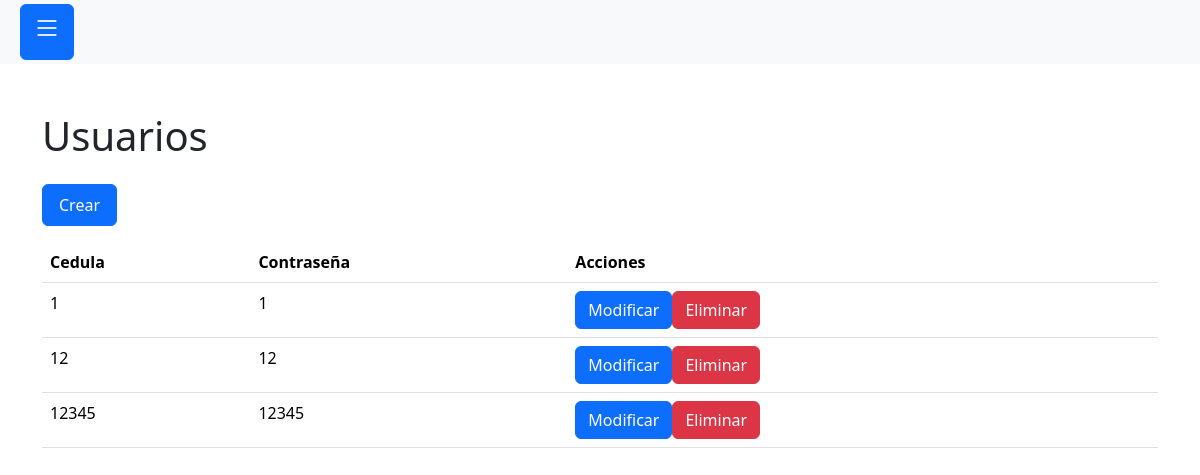
The page /src/controlador/usuarios.php on the database as committed earlier.
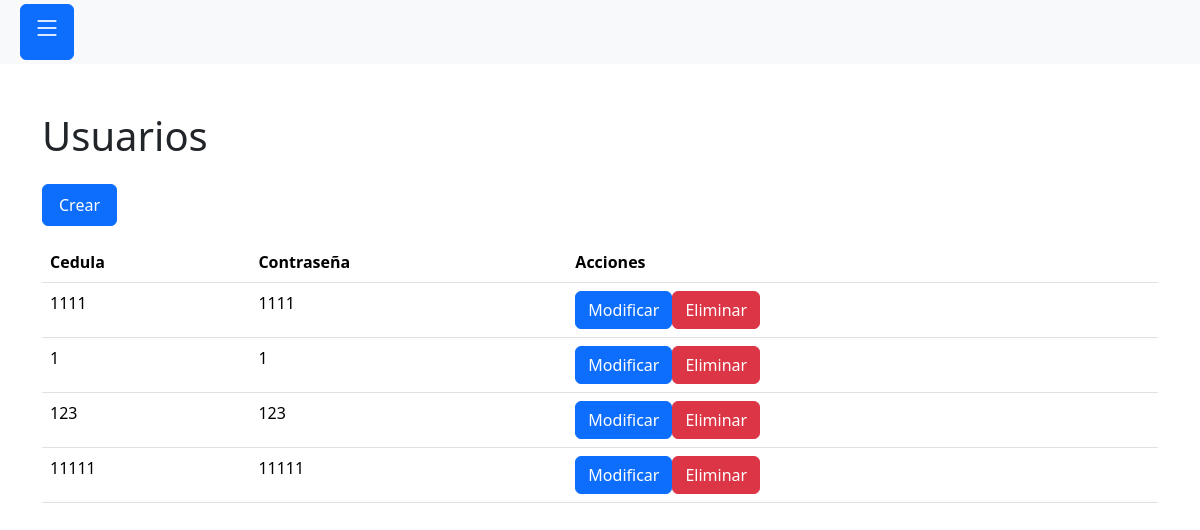
The same page on the database as committed later.
### tables this page shows
CREATE TABLE IF NOT EXISTS `usuario` (
  `cedula` int NOT NULL,
  `contraseña` varchar(50) NOT NULL
);

### src/controlador/usuarios.php (called while the page is built, shortened)
<?php
require_once "src/modelo/usuarios.php";
$modelo = new Usuarios();
$usuarios = $modelo->obtenerTodos();
require_once "src/vista/usuarios.php";

### src/modelo/base-datos.php (called while the page is built, shortened)
<?php
class BaseDatos
{
    private static PDO|null $pdo = null;
    public static function obtenerConexion(): PDO
    {
        if (!self::$pdo) {
            $dsn = "mysql" . ":" . "host=" . Config::DB_HOST . ";" . "dbname=" . Config::DB_NAME . ";";
            self::$pdo = new PDO($dsn, Config::DB_USERNAME, Config::DB_PASSWORD);
            self::$pdo->setAttribute(PDO::ATTR_ERRMODE, PDO::ERRMODE_EXCEPTION);
        }
        return self::$pdo;
    }
}

### src/modelo/modelo-base.php (called while the page is built, shortened)
<?php
require_once "src/modelo/base-datos.php";
class ModeloBase
{
    public function __construct()
    {
        $this->pdo = BaseDatos::obtenerConexion();
    }
}

### src/modelo/usuarios.php (called while the page is built, shortened)
<?php
require_once "src/modelo/modelo-base.php";
class Usuarios extends ModeloBase
{
    private $tabla = "usuario";
    public function obtenerTodos(): array
    {
        $sql = "SELECT * FROM {$this->tabla}";
        $stmt = $this->pdo->prepare($sql);
        $stmt->execute();
        return $stmt->fetchAll(\PDO::FETCH_ASSOC);
    }
}

### src/vista/usuarios.php (the view, shortened to what this page needs)
<?php include "src/vista/componentes/header.php"; ?>
<?php include "src/vista/componentes/navbar.php"; ?>
<div class="container">
    <h1>Usuarios</h1>
    <a href="?ruta=registro" class="btn btn-primary px-3 py-2 my-3">Crear</a>
    <table class="table">
        <thead>
            <tr>
                <th>Cedula</th>
                <th>Contraseña</th>
                <th>Acciones</th>
            </tr>
        </thead>
        <tbody>
            <?php foreach ($usuarios as $user): ?>
                <tr>
                    <td> <?php echo $user["cedula"]; ?> </td>
                    <td> <?php echo $user["contraseña"]; ?> </td>
                    <td class="d-flex">
                        <form method="post">
                            <button name="accion" value="modificar" class="btn btn-primary">Modificar</button>
                        </form>
                        <form method="post">
                            <button name="accion" value="eliminar" class="btn btn-danger">Eliminar</button>
                        </form>
                    </td>
                </tr>
            <?php endforeach; ?>
        </tbody>
    </table>
</div>

### src/vista/componentes/header.php (shortened to what this page needs)
<!DOCTYPE html>
<html lang="es" data-bs-theme="light">
<head>
    <link rel="stylesheet" href="lib/bootstrap/bootstrap.min.css">
    <link rel="stylesheet" href="lib/bootstrap-icons/font/bootstrap-icons.min.css">
    <link rel="stylesheet" href="assets/styles.css">
</head>
<body>

### src/vista/componentes/navbar.php (shortened to what this page needs)
<aside class="bg-light p-1 mb-5">
    <div class="mx-3">
        <button class="btn btn-primary" data-bs-toggle="offcanvas" data-bs-target="#barra">
            <h3 class="bi bi-list"></h3>
        </button>
    </div>
</aside>

Rows that differ between the two databases and show on the page:
removed usuario: cedula "12", contraseña "12"
removed usuario: cedula "12345", contraseña "12345"
added usuario: cedula "1111", contraseña "1111"
added usuario: cedula "123", contraseña "123"
added usuario: cedula "11111", contraseña "11111"
